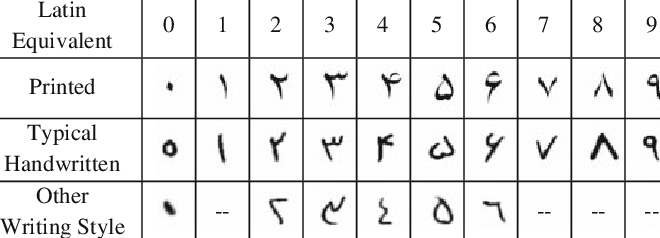
#> input picture templates2/Persian-printed-and-handwritten-digits.png, 660 x 238 px, given in place of IMG_20230709_212221.jpg, which was not available
$ jupyter execute checker.ipynb
#> lines starting #> are read from the running program, lines starting #| are printed output that depends on the picture; after the words box and inside, x2 and y2 are one past the last pixel; in counts of white or black regions, pixels touching at a corner belong together; pictures that were not available may be replaced by others from this repository, and a replacement may not be noted
[cell 1]
import cv2
import numpy as np
import matplotlib.pyplot as plt
import tensorflow as tf
from tensorflow.keras import layers
from tensorflow.keras.layers import *
# from skimage.metrics import structural_similarity as ssim


# Load the image
# image = cv2.imread("./IMG_20230710_102810.jpg")
image = cv2.imread("./IMG_20230709_212221.jpg")
#> image is the input picture: shape (238, 660, 3); mean B, G, R 233.8, 233.9, 233.8

# Convert the image to grayscale
gray = cv2.cvtColor(image, cv2.COLOR_BGR2GRAY)
# Apply adaptive thresholding to binarize the image
plt.imshow(gray, cmap="gray")

[cell 2]
def plotter(img_list, r, w, gray, wr, hr, fig_name = None):
    '''
    Plots images' list with its' caption and saves result image if you want.

    Parameters:
        img_list (list): The list of tuples of image and its' caption.
        r (int): The number of row(s).
        w (int): The number of colunm(s).
        gray (bool): The flag for plotting images in grayscale mode.
        wr (int): The width of one figure.
        hr (int): The height of one figure.
        fig_name (str): The name of the image of the plot. if not set this parameter the plot doesn't save.
    '''

    plt.rcParams['figure.figsize'] = (wr, hr)
    for i in range(len(img_list)):
        plt.subplot(r, w, i + 1)
        if img_list[i][2] == 'img':
            if gray:
                plt.imshow(img_list[i][0], cmap = 'gray')
            else:
                plt.imshow(img_list[i][0])
            plt.xticks([])
            plt.yticks([])
        elif img_list[i][2] == 'hist':
            plt.bar(np.arange(len(img_list[i][0])), img_list[i][0], color = 'c')
        else:
            raise Exception("Only image or histogram. Use third parameter of tuples in img_list and set it to img or hist.")
        plt.title(img_list[i][1])
    if fig_name is not None:
        plt.savefig(fig_name + '.png')
    plt.show()

[cell 3]
thresh = cv2.adaptiveThreshold(gray, 255, cv2.ADAPTIVE_THRESH_GAUSSIAN_C, cv2.THRESH_BINARY_INV, 21, 10)
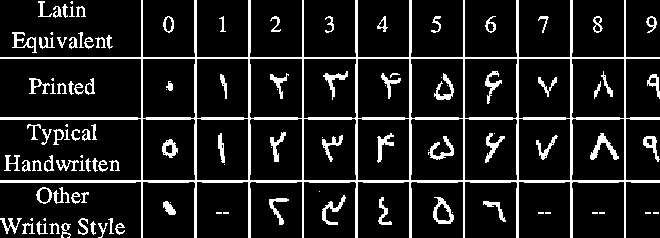
#> thresh: shape (238, 660); 12.1% white; 117 white regions (28 under 20 px), largest, box (x1, y1, x2, y2) and area: (0, 0, 660, 238) 10854, (590, 133, 619, 160) 264, (433, 197, 454, 224) 234
plt.imshow(thresh, cmap= "gray")

[cell 4]
# Apply morphological operations to remove noise and fill gaps
kernel = cv2.getStructuringElement(cv2.MORPH_RECT, (3,3))
opening = cv2.morphologyEx(thresh, cv2.MORPH_OPEN, kernel, iterations=1)
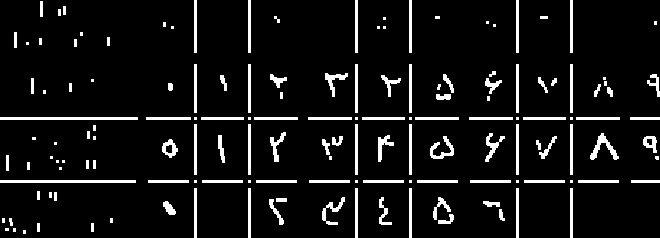
#> opening: shape (238, 660); 7.5% white; 148 white regions (45 under 20 px), largest, box (x1, y1, x2, y2) and area: (0, 117, 138, 120) 414, (0, 180, 136, 183) 408, (590, 133, 619, 160) 260
plt.imshow(opening, cmap= "gray")

[cell 5]
closing = cv2.morphologyEx(opening, cv2.MORPH_CLOSE, kernel, iterations=1)
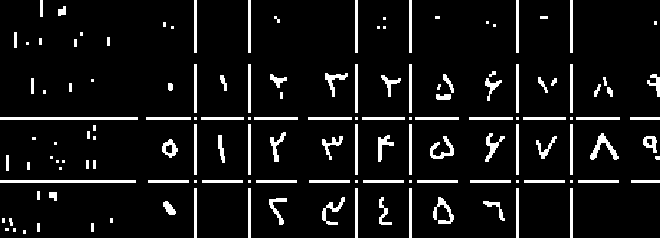
#> closing: shape (238, 660); 7.6% white; 138 white regions (40 under 20 px)
plt.imshow(closing, cmap= "gray")

[cell 6]
# plt.imshow(kernel)
# Find the contours of the document
contours, hierarchy = cv2.findContours(closing, cv2.RETR_EXTERNAL, cv2.CHAIN_APPROX_SIMPLE)
#> contours = 138 contours, 57 with area under 20; largest, box (x1, y1, x2, y2) and area: (0, 117, 138, 120) 274, (0, 180, 136, 183) 270, (590, 133, 619, 160) 204, (162, 139, 178, 158) 172, (433, 197, 454, 224) 157

[cell 7]
# Sort the contours by area and keep only the largest one
contours = sorted(contours, key=cv2.contourArea, reverse=True)[:1]
#> contours = [[[0, 117], [0, 119], [137, 119], [137, 117]]]
# plt.imshow(contours)

[cell 8]
# Apply perspective transformation to "straighten" the image
rect = cv2.minAreaRect(contours[0])
#> rect = ((68.5, 118), (2, 137), -90)
box = cv2.boxPoints(rect)
#> box = [[137, 119], [-6.12e-17, 119], [0, 117], [137, 117]]
box = np.int0(box)
#> box = [[137, 119], [0, 119], [0, 117], [137, 117]]
width = int(rect[1][0])
#> width = 2
height = int(rect[1][1])
#> height = 137
src_pts = box.astype("float32")
#> src_pts = [[137, 119], [0, 119], [0, 117], [137, 117]]
dst_pts = np.array([[0, height-1],
                    [0, 0],
                    [width-1, 0],
                    [width-1, height-1]], dtype="float32")
#> dst_pts = [[0, 136], [0, 0], [1, 0], [1, 136]]
plt.imshow(dst_pts, cmap= "gray")
M = cv2.getPerspectiveTransform(src_pts, dst_pts)
#> M = [[0, -0.5, 59.5], [0.993, 0, 0], [-2.27e-17, 0, 1]]
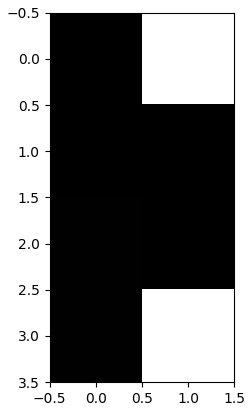
#> figure drawn by matplotlib, 1 panel

[cell 9]
warped = cv2.warpPerspective(image, M, (width, height))
if warped.shape[0]>warped.shape[1]:
    warped=cv2.rotate(warped,cv2.ROTATE_90_CLOCKWISE)
plt.imshow(warped, cmap= "gray")
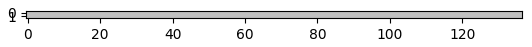
#> figure drawn by matplotlib, 1 panel

[cell 10]
# Apply image enhancement techniques to improve quality
gray = cv2.cvtColor(warped, cv2.COLOR_BGR2GRAY)
plt.imshow(gray, cmap= "gray")
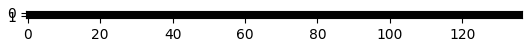
#> figure drawn by matplotlib, 1 panel

[cell 11]
blurred = cv2.GaussianBlur(gray, (5,5), 0)
plt.imshow(blurred, cmap= "gray")

[cell 12]
sharpened = cv2.addWeighted(gray, 1.5, blurred, -0.5, 0)
plt.imshow(sharpened, cmap= "gray")

[cell 13]
denoised = cv2.fastNlMeansDenoising(sharpened, None, 10, 7, 21)
plt.imshow(denoised, cmap= "gray")

[cell 14]
# Save the resulting image
plt.imshow(denoised, cmap= "gray")
# cv2.imwrite("output.jpg", denoised)

[cell 15]
result=cv2.adaptiveThreshold(denoised,255,cv2.ADAPTIVE_THRESH_GAUSSIAN_C,cv2.THRESH_BINARY_INV,21,10)
plt.imshow(result, cmap= "gray")
# cv2.imwrite("./Thresh.jpg",result)

[cell 16]
temp=cv2.imread("./fatemplates/melli_mark.png",cv2.IMREAD_GRAYSCALE)
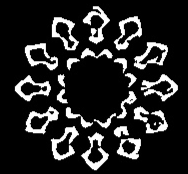
#> input picture fatemplates/melli_mark.png, 188 x 174 px
#> temp is the input picture: shape (174, 188); min 0, max 255, mean 39
temp=cv2.threshold(temp,128,255,cv2.THRESH_BINARY)[1]
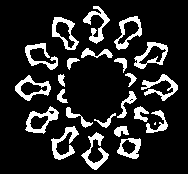
#> temp: shape (174, 188); 15.2% white; 24 white regions (1 under 20 px), largest, box (x1, y1, x2, y2) and area: (83, 6, 110, 44) 354, (51, 126, 79, 160) 351, (25, 106, 59, 134) 349
w, h = temp.shape[::-1]
#> w = 188; h = 174
plt.imshow(temp, cmap= "gray")

[cell 17]
res = cv2.matchTemplate(
            result, temp, cv2.TM_CCOEFF_NORMED)
#> res: shape (173, 52) float32; every value is 1
maxi=np.max(res)
#> maxi = 1
threshold=0.5
if maxi>threshold:
    print("Melli card: open melli.ipynb")
    loc = np.where(res >= threshold)
#> loc = 8996 positions, rows 0 to 172, columns 0 to 51
    output=warped.copy()
    for pt in zip(*loc[::-1]):
        cv2.rectangle(output, pt, (pt[0] + w, pt[1] + h), (255, 0, 0), 2)
#> this loop made 8996 passes
#> pt on passes 1 to 3: (0, 0), (1, 0), (2, 0)
    plt.imshow(output)
else:
    print("Bank card: open card.ipynb")
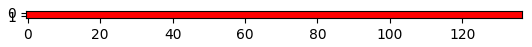
#> figure drawn by matplotlib, 1 panel
